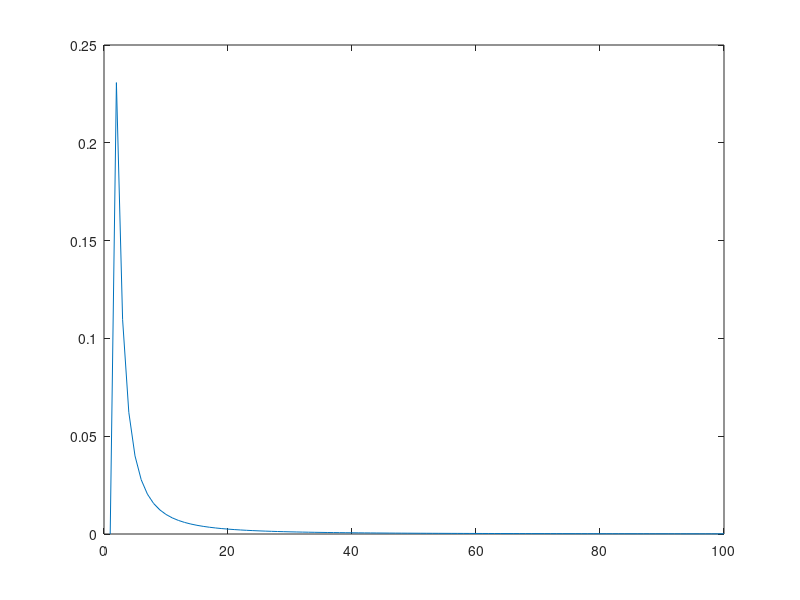
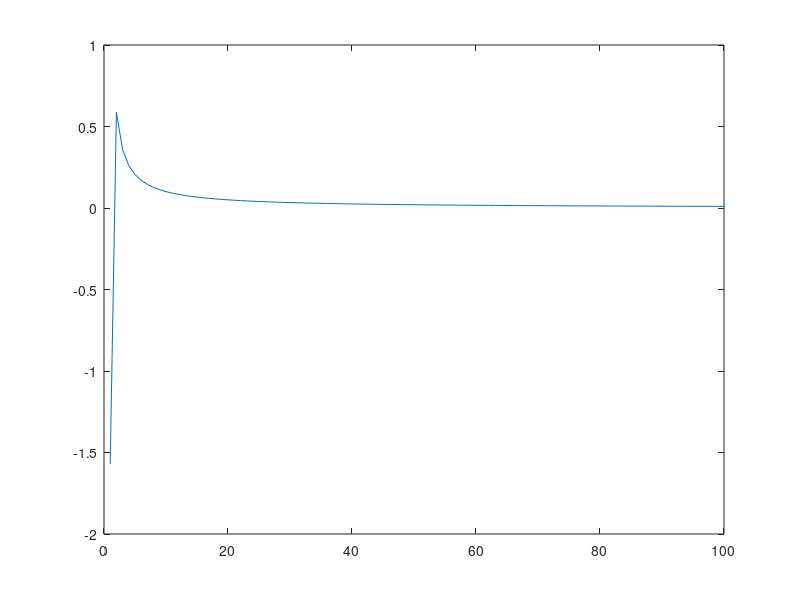

Reproduce these figures in MATLAB, in order.
%% CODE TO PRODUCE GRAPHS FOR THE TFG

clc, close, clear

%% ONE-DEGREE OF FREEDOM 

% Transfer function

K = 1; F = 1; J = 1; Omega = 1:100; p_0 = 1;

q_pa = 1./(K + 1j*Omega*F - Omega.^2*J)*p_0;
phi = atan(Omega*F./(K - Omega.^2*J));

figure(1)
plot(Omega,-q_pa)


figure(2)
plot(Omega,-phi)